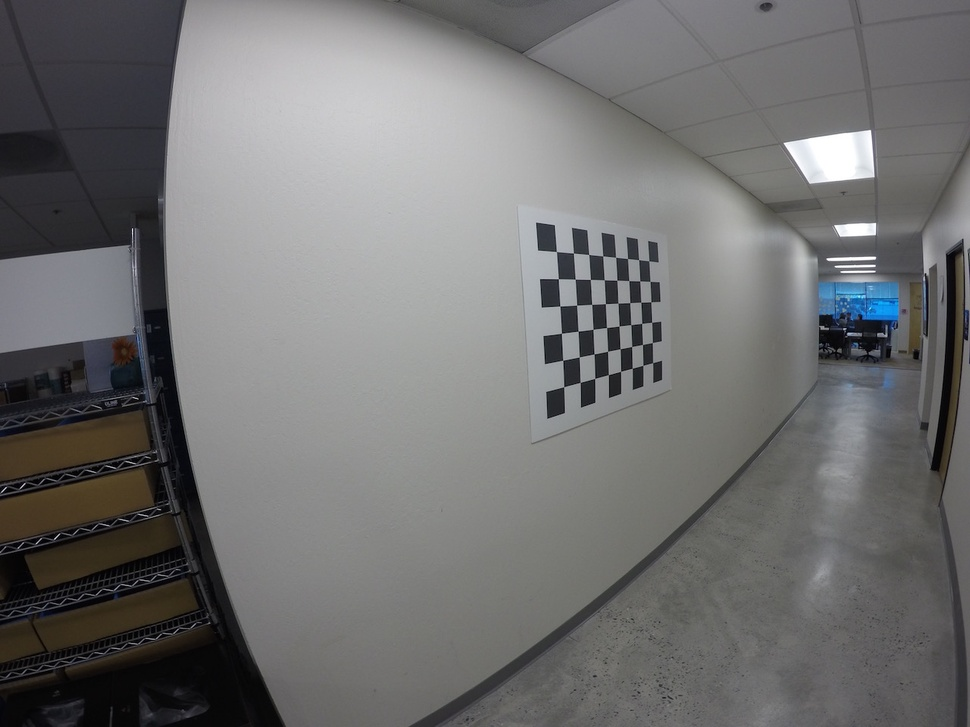
#> input picture dev/self_drive/old/0303_camera_calibration/calibration_wide/GOPR0066.jpg, 970 x 727 px, shrunk from 1280 x 960 before the run
$ python calibrate.py
#> lines starting #> are read from the running program, lines starting #| are printed output that depends on the picture
#%matplotlib inline

""" Notes
Recommended to use at least 20 images to calibrate
Then use test image to check cal
"""


import pickle
import cv2
import numpy as np
import matplotlib.pyplot as plt
import matplotlib.image as mpimg

# Read in the saved objpoints and imgpoints
dist_pickle = pickle.load( open( "wide_dist_pickle.p", "rb" ) )
#> (reads dev/self_drive/old/0303_camera_calibration/wide_dist_pickle.p from the repository)
objpoints = dist_pickle["objpoints"]
imgpoints = dist_pickle["imgpoints"]

# Read in an image
#img = cv2.imread('test_image.png')
img = cv2.imread('./calibration_wide/GOPR0066.jpg')
#> img is the input picture: shape (727, 970, 3); mean B, G, R 113, 113, 113.1

# TODO: Write a function that takes an image, object points, and image points
# performs the camera calibration, image distortion correction and
# returns the undistorted image
def cal_undistort(img, objpoints, imgpoints):
    # prep obj points (0,0,0), (1,0,0)...(7,5,0)
    objp = np.zeros((6*8,3), np.float32)
    objp[:,:2] = np.mgrid[0:8,0:6].T.reshape(-1,2) # select only x,y coords

    # grayscale
    gray = cv2.cvtColor(img,cv2.COLOR_BGR2GRAY)
    # [6 lines of commented-out code are left out]

    ret, mtx, dist, rvecs, tvecs = cv2.calibrateCamera(objpoints,
                                                       imgpoints,
                                                       gray.shape[::-1],
                                                       None,
                                                       None)
#> ret = 0.566


    return cv2.undistort(img,mtx,dist,None,mtx)
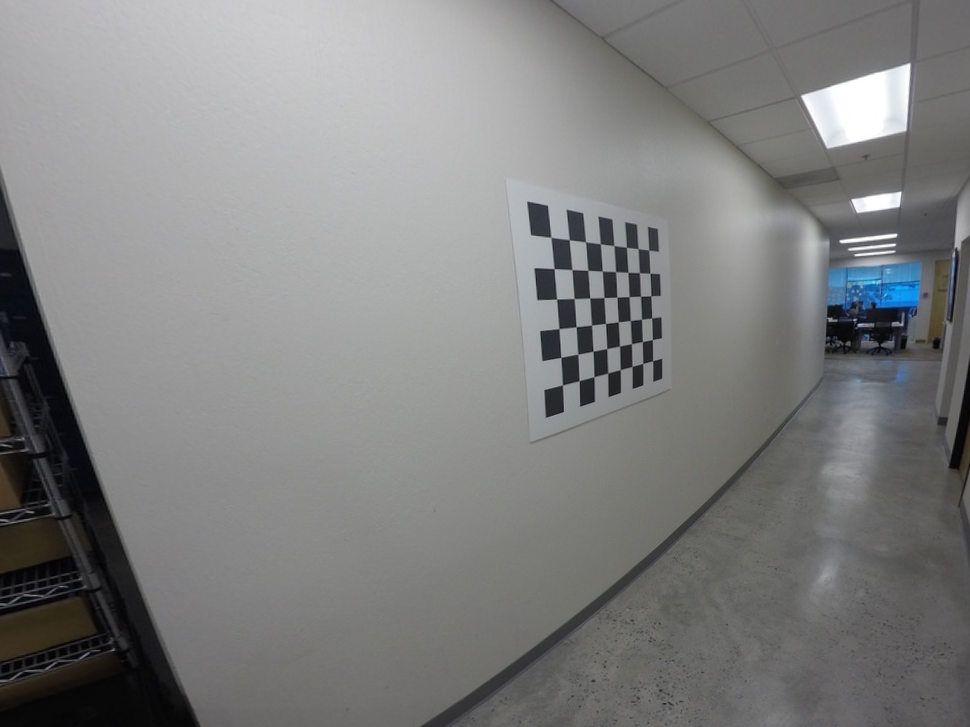
#> returned value: shape (727, 970, 3); mean of channels 0, 1, 2 127.6, 127.8, 127.3; drawn as B, G, R

undistorted = cal_undistort(img, objpoints, imgpoints)

f, (ax1, ax2) = plt.subplots(1, 2, figsize=(24, 9))
f.tight_layout()
ax1.imshow(img)
ax1.set_title('Original Image', fontsize=50)
ax2.imshow(undistorted)
ax2.set_title('Undistorted Image', fontsize=50)
plt.subplots_adjust(left=0., right=1, top=0.9, bottom=0.)
plt.show()
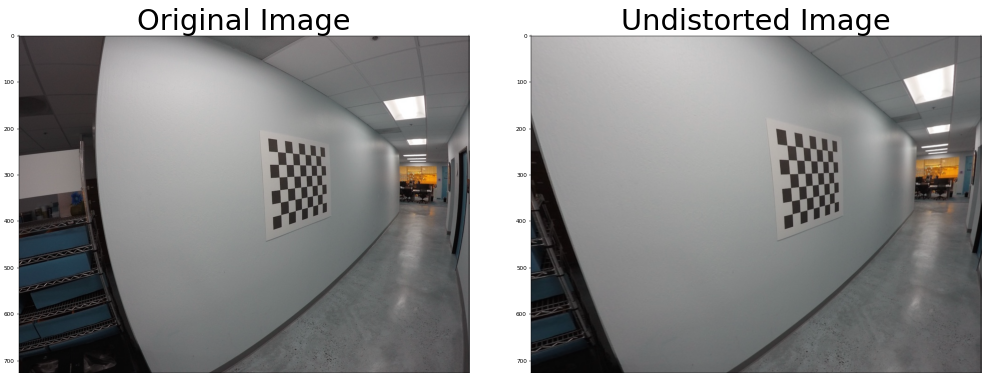
#> figure drawn by matplotlib, 2 panels; B, G, R data is drawn as R, G, B
